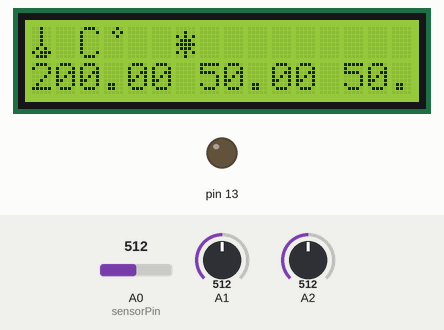
A sketch run on a simulated Arduino Uno, built with avr-gcc and run on an emulated ATmega328P. Shown: 16×2 character LCD, output pins drawn as LEDs (lit = HIGH). The test bench sets the inputs (shaded band); at power-on: A0 (sensorPin) = 512, A1 = 512, A2 = 512. What the sketch prints to the serial monitor is not drawn.

Above: at 1.2 s.
1.3 s: A0 (sensorPin) set to 716
At 3.2 s:
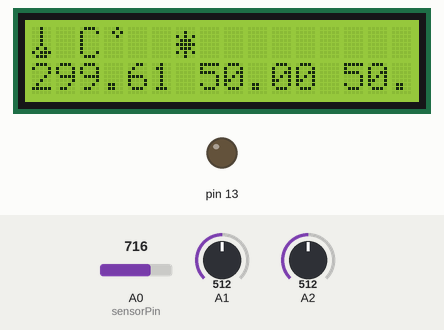
3.5 s: A1 set to 716
At 5.3 s:
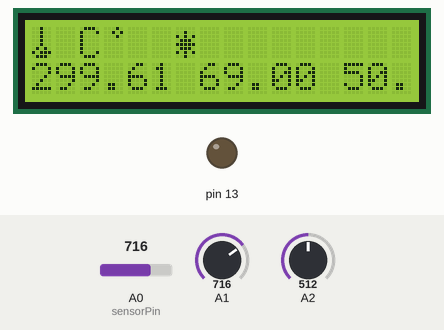
5.6 s: A2 set to 716
At 7.3 s:
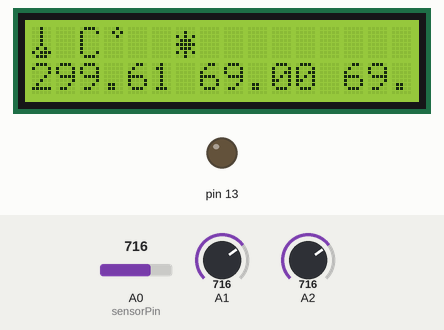
7.6 s: A0 (sensorPin) set to 900
At 9.3 s:
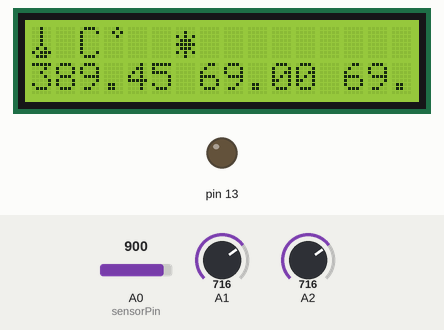
9.6 s: A1 set to 900
At 11.3 s:
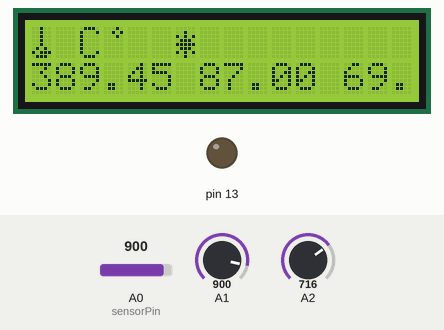
11.6 s: A2 set to 900
At 13.6 s:
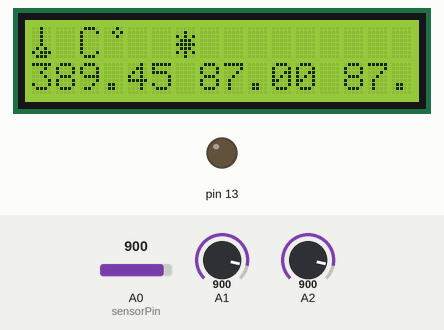
Timing chart, 0 to 14.6 s (numbered marks = the images above; inputs shaded):
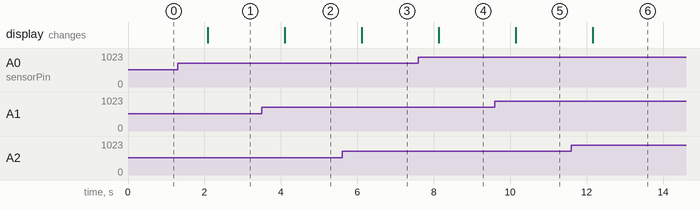

Measured:
- after the input at 1.3 s, the display: changes after 0.79 s (image 1)
- after the input at 3.5 s, the display: changes after 0.61 s (image 2)
- after the input at 5.6 s, the display: changes after 0.52 s (image 3)
- after the input at 7.6 s, the display: changes after 0.54 s (image 4)
- after the input at 9.6 s, the display: changes after 0.55 s (image 5)
- after the input at 11.6 s, the display: changes after 0.56 s (image 6)

The sketch:

windteermolight.ino
```cpp
const int sensorPin = A0;
const float baselineTemp = 20.0;
float SensorValue;
float luminosita;
float voltsvento;
float vento;
// include the library code:
#include <LiquidCrystal.h>
// initialize the library with the numbers of the interface pins
LiquidCrystal lcd(12, 11, 5, 4, 3, 2);
byte chars[16][16]={
  {B00100, B00100, B00100, B00100, B00100, B01010, B10111, B01110},
{B00000, B00000, B00000, B00000, B00000, B00000, B00000, B00000},
{B01110, B10001, B10000, B10000, B10000, B10000, B10001, B01110},
{B00010, B00101, B00010, B00000, B00000, B00000, B00000, B00000},
{B00000, B00000, B00000, B00000, B00000, B00000, B00000, B00000},
{B00000, B00000, B00000, B00000, B00000, B00000, B00000, B00000},
{B00000, B00100, B10101, B01110, B11111, B01110, B10101, B00100}/*,
{B00000, B00000, B00000, B00000, B00000, B00000, B00000, B00000},
{B00000, B00000, B00000, B00000, B00000, B00000, B00000, B00000},
{B00000, B00000, B00000, B00000, B00000, B00000, B00000, B00000},
{B00000, B00000, B00000, B00000, B00000, B00000, B00000, B00000},
{B00000, B00000, B00000, B00000, B00000, B00000, B00000, B00000},
{B00000, B00000, B00000, B00000, B00000, B00000, B00000, B00000},
{B00000, B00000, B00000, B00000, B00000, B00000, B00000, B00000},
{B11111, B10000, B10000, B10000, B11111, B10000, B10000, B11111},
{B11111, B00100, B00100, B00100, B00100, B00100, B00100, B00100}*/};
void setup(){
  pinMode(13,OUTPUT);
    lcd.begin(16, 2);
  // Print a message to the LCD.
  Serial.begin(9600);//apertura porta seriale;
  for(int i=0; i <7; i++)
    lcd.createChar(i,chars[i]);
    lcd.clear();
    for (byte i=0; i<7; i++)
      lcd.write(i);
    }
void loop(){
  voltsvento=analogRead(A2);
  vento=map(voltsvento,0,1023,0,100);
  digitalWrite(13,LOW);
  int sensorVal=analogRead(sensorPin);
  Serial.print("Valore sensore: ");
  Serial.print(sensorVal);
  float voltage=(sensorVal/1024.0)*5.0;
  Serial.print(", Volts: ");
  Serial.print(voltage);
  Serial.print(", gradi C°: ");
  float temperature=(voltage-.5)*100;
  Serial.print(temperature);
  Serial.print('\n');
  lcd.setCursor(0, 1);
  SensorValue = analogRead(A1);
  luminosita=map(SensorValue,0,1023,0,100);
  // print the number of seconds since reset:
  lcd.print(temperature);
  lcd.print(" ");
  lcd.print(luminosita);
  lcd.print(" ");
  lcd.print(vento);
  delay(1000);
  lcd.print("              ");
}
```
